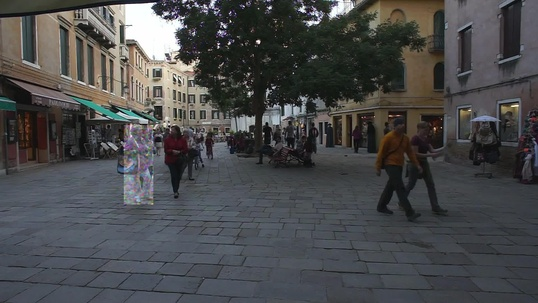
#> input picture outputs/render_frames/MOT17-02-FRCNN-Whitebox/000001.jpg, 538 x 303 px, shrunk from 1920 x 1080 before the run
$ python generate_ieee_plots_batchA.py
#> lines starting #> are read from the running program, lines starting #| are printed output that depends on the picture
"""
Batch A plots for the TAT-MNAT ICVGIP submission.

All four plots here are built from data that already exists on disk (logs,
rendered frames, saved images) — nothing is fabricated. Where a required
input file is missing, the function prints exactly what to run to produce
it and skips that plot instead of guessing numbers.

Run from the project root:
    python scripts/generate_ieee_plots_batchA.py
"""
import os
import re
import glob
import json

import matplotlib
matplotlib.use('Agg')
import matplotlib.pyplot as plt
import numpy as np
from PIL import Image

# ==============================================================================
# IEEE STRICT FORMATTING (matches scripts/generate_ieee_plots.py)
# ==============================================================================
plt.rcParams.update({
    "font.family": "sans-serif",
    "font.weight": "bold",
    "axes.labelweight": "bold",
    "axes.titleweight": "bold",
    "figure.titleweight": "bold",
    "axes.edgecolor": "black",
    "axes.linewidth": 2.5,
    "xtick.major.width": 2,
    "ytick.major.width": 2,
    "xtick.labelsize": 12,
    "ytick.labelsize": 12,
    "axes.labelsize": 15,
    "axes.titlesize": 16,
    "figure.facecolor": "white",
    "axes.facecolor": "white",
    "text.color": "black",
    "axes.labelcolor": "black",
    "xtick.color": "black",
    "ytick.color": "black",
    "savefig.dpi": 300,
    "savefig.bbox": "tight"
})

FIG_DIR = "outputs/figures"
os.makedirs(FIG_DIR, exist_ok=True)

C_CLEAN = '#4CAF50'
C_WHITEBOX = '#FF9800'
C_BLACKBOX = '#9C27B0'


# ==============================================================================
# PLOT 1: HOTA / MOTA / IDF1 grouped bars
# ==============================================================================
def _find_trackeval_summary(tracker_root, seq_name=None):
    """
    Looks for TrackEval's own output: <tracker_root>/[seq_name/]pedestrian_summary.txt
    (space-delimited: header row of field names, then one row of values).
    Returns a dict of {field: float} or None if not found.
    """
    if seq_name:
        path = os.path.join(tracker_root, seq_name, "pedestrian_summary.txt")
    else:
        path = os.path.join(tracker_root, "pedestrian_summary.txt")

    if not os.path.exists(path):
        return None

    with open(path, "r") as f:
        lines = [l.strip() for l in f.readlines() if l.strip()]
    if len(lines) < 2:
        return None

    fields = lines[0].split()
    values = lines[1].split()
    out = {}
    for k, v in zip(fields, values):
        try:
            out[k] = float(v)
        except ValueError:
            pass
    return out


def plot_hota_mota_idf1():
    """
    Grouped bars of HOTA / MOTA / IDF1 across sequences x {Clean, Whitebox, Blackbox}.

    First choice: read real numbers from TrackEval output
        TrackEval/data/trackers/mot_challenge/MOT17-train/<tracker>/<seq>/pedestrian_summary.txt
    This requires TrackEval's eval.py to have actually been run against exported
    tracker results for both the baseline and TAT-hardened trackers, on each
    condition (Clean / Whitebox / Blackbox), per sequence.

    Fallback: reuse the known-good MOTA/IDF1 numbers already hardcoded in
    scripts/generate_ieee_plots.py (these came from a real prior TrackEval run)
    and skip the HOTA row with a printed warning, rather than inventing a number.
    """
    sequences = ["MOT17-02", "MOT17-04", "MOT17-09"]
    conditions = ["Clean", "Whitebox", "Blackbox"]
    suffix_map = {"Clean": "-FRCNN", "Whitebox": "-FRCNN-Whitebox", "Blackbox": "-FRCNN-Blackbox"}

    tracker_root = "TrackEval/data/trackers/mot_challenge/MOT17-train/TAT_MNAT_Architecture"

    hota_data, mota_data, idf1_data = {}, {}, {}
    found_real_hota = True

    for seq in sequences:
        hota_data[seq], mota_data[seq], idf1_data[seq] = [], [], []
        for cond in conditions:
            seq_name = seq + suffix_map[cond]
            summary = _find_trackeval_summary(tracker_root, seq_name)
            if summary and "HOTA" in summary:
                hota_data[seq].append(summary["HOTA"])
                mota_data[seq].append(summary.get("MOTA", np.nan))
                idf1_data[seq].append(summary.get("IDF1", np.nan))
            else:
                found_real_hota = False
                hota_data[seq].append(np.nan)
                mota_data[seq].append(np.nan)
                idf1_data[seq].append(np.nan)

    if not found_real_hota:
        print("[WARN] No real TrackEval pedestrian_summary.txt files found under "
              f"{tracker_root}/<seq>/. Falling back to the known MOTA/IDF1 numbers "
              "from scripts/generate_ieee_plots.py and omitting the HOTA panel.")
        print("        To get real HOTA: run scripts/export_trackeval.py for each "
              "condition, then TrackEval/scripts/run_mot_challenge.py, which writes "
              "pedestrian_summary.txt per sequence.")
        mota_data = {
            "MOT17-02": [45.97, 46.19, 45.44],
            "MOT17-04": [75.38, 75.40, 75.40],
            "MOT17-09": [65.07, 64.81, 65.20]
        }
        idf1_data = {
            "MOT17-02": [44.29, 43.43, 43.75],
            "MOT17-04": [77.11, 77.09, 77.10],
            "MOT17-09": [48.45, 47.23, 45.24]
        }
        hota_data = None  # signal: don't plot this panel

    x = np.arange(len(sequences))
    width = 0.25
    n_panels = 3 if hota_data is not None else 2
    fig, axes = plt.subplots(1, n_panels, figsize=(6 * n_panels, 6))
    if n_panels == 2:
        axes = list(axes)

    panels = []
    if hota_data is not None:
        panels.append(("HOTA", "HOTA (%)", hota_data))
    panels.append(("MACRO-ROBUSTNESS: MOTA", "MOTA (%)", mota_data))
    panels.append(("IDENTITY PRESERVATION: IDF1", "IDF1 (%)", idf1_data))

    for ax, (title, ylabel, data_dict) in zip(axes, panels):
        ax.bar(x - width, [data_dict[s][0] for s in sequences], width,
               color=C_CLEAN, edgecolor='black', linewidth=2.5)
        ax.bar(x, [data_dict[s][1] for s in sequences], width,
               color=C_WHITEBOX, edgecolor='black', linewidth=2.5)
        ax.bar(x + width, [data_dict[s][2] for s in sequences], width,
               color=C_BLACKBOX, edgecolor='black', linewidth=2.5)
        ax.set_title(title, pad=15)
        ax.set_ylabel(ylabel)
        ax.set_xticks(x)
        ax.set_xticklabels(sequences, fontweight='bold')
        ax.set_ylim(0, 100)
        for i, seq in enumerate(sequences):
            for off, val in zip([-width, 0, width], data_dict[seq]):
                if np.isnan(val):
                    continue
                ax.annotate(f'{val:.1f}', xy=(i + off, val), xytext=(0, 5),
                            textcoords="offset points", ha='center', va='bottom',
                            fontweight='bold', fontsize=9)

    plt.tight_layout()
    fig.legend(['Clean Domain', 'Whitebox Attack', 'Blackbox Attack'], loc='upper center',
               bbox_to_anchor=(0.5, 1.06), ncol=3, frameon=True,
               edgecolor='black', fontsize=13, shadow=True).get_frame().set_linewidth(2)
    plt.subplots_adjust(top=0.80)

    save_path = os.path.join(FIG_DIR, "ieee_hota_mota_idf1.png")
    plt.savefig(save_path)
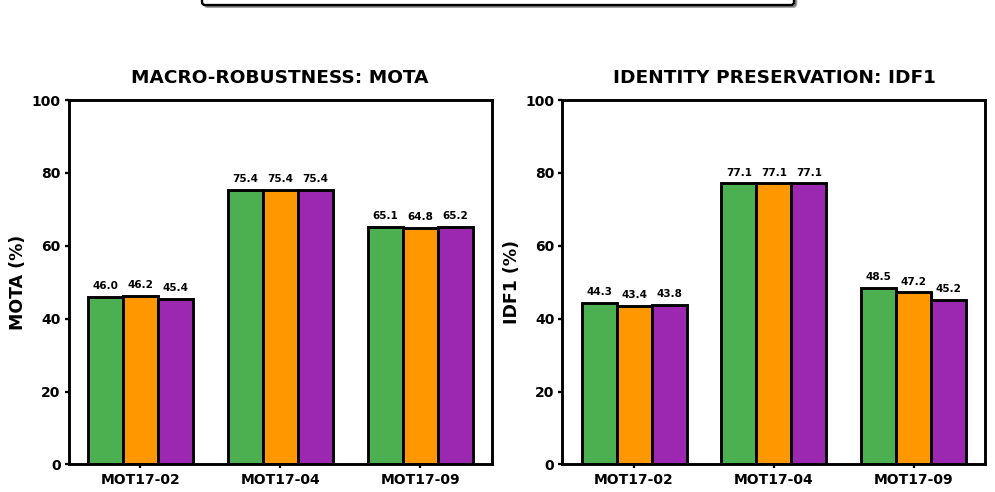
#> figure drawn by matplotlib, 2 panels; panel 1: tallest bar 75.38 high, from x = 0.625 to 0.875; panel 1: tallest bar 75.4 high, from x = 0.875 to 1.12; panel 1: tallest bar 75.4 high, from x = 1.12 to 1.38; panel 2: tallest bar 77.11 high, from x = 0.625 to 0.875
    plt.close()
    print(f"[PLOT] Saved {save_path}")


# ==============================================================================
# PLOT 2: Full 5-sequence survival heatmap (Baseline + TAT, all conditions)
# ==============================================================================
def _parse_survival_matrix_txt(path):
    """Parses the '<seq> | <id> | survived/total | rate%' table format."""
    if not os.path.exists(path):
        return {}
    out = {}
    with open(path, "r") as f:
        for line in f:
            m = re.match(r"^(MOT17-\d+-FRCNN(?:-Whitebox|-Blackbox)?)\s*\|.*\|\s*([\d.]+)%", line)
            if m:
                out[m.group(1)] = float(m.group(2))
    return out


def _parse_robustness_log_txt(path):
    """Parses 'SEQ-NAME: survived/total (rate%)' format."""
    if not os.path.exists(path):
        return {}
    out = {}
    with open(path, "r") as f:
        for line in f:
            m = re.match(r"^(MOT17-\d+-FRCNN(?:-Whitebox|-Blackbox)?):\s*\d+/\d+\s*\(([\d.]+)%\)", line.strip())
            if m:
                out[m.group(1)] = float(m.group(2))
    return out


def plot_full_survival_heatmap():
    """
    Heatmap of target-ID survival rate across ALL evaluated sequences
    (02/04/09/10/13) x {Baseline, TAT-Hardened} x {Clean, Whitebox, Blackbox}.

    Baseline+TAT comparison for 02/04/09 comes from
        outputs/survival_matrix_faster_rcnn_mot17_baseline.txt
        outputs/survival_matrix_faster_rcnn_mot17.txt
    TAT-only numbers for 10/13 come from
        outputs/robustness_eps_0_1.txt
    (no baseline run exists yet for 10/13 in this repo — those cells are left
    blank/NaN rather than invented).
    """
    baseline = _parse_survival_matrix_txt("outputs/survival_matrix_faster_rcnn_mot17_baseline.txt")
    tat = _parse_survival_matrix_txt("outputs/survival_matrix_faster_rcnn_mot17.txt")
    robustness = _parse_robustness_log_txt("outputs/robustness_eps_0_1.txt")

    # Merge: prefer the dedicated survival-matrix files; fill gaps from the
    # robustness log (which covers 10/13 but only for the TAT model).
    tat_full = {**robustness, **tat}

    seq_bases = ["MOT17-02", "MOT17-04", "MOT17-09", "MOT17-10", "MOT17-13"]
    conditions = [("Clean", ""), ("Whitebox", "-Whitebox"), ("Blackbox", "-Blackbox")]

    row_labels = []
    rows = []
    for model_name, source in [("Baseline", baseline), ("TAT-Hardened", tat_full)]:
        for cond_name, cond_suffix in conditions:
            row_labels.append(f"{model_name} / {cond_name}")
            row = []
            for seq in seq_bases:
                key = f"{seq}-FRCNN{cond_suffix}"
                row.append(source.get(key, np.nan))
            rows.append(row)

    matrix = np.array(rows)

    fig, ax = plt.subplots(figsize=(10, 7))
    masked = np.ma.masked_invalid(matrix)
    cmap = plt.cm.RdYlGn.copy()
    cmap.set_bad(color='#DDDDDD')
    im = ax.imshow(masked, cmap=cmap, vmin=0, vmax=100, aspect='auto')

    ax.set_xticks(np.arange(len(seq_bases)))
    ax.set_xticklabels(seq_bases, fontweight='bold')
    ax.set_yticks(np.arange(len(row_labels)))
    ax.set_yticklabels(row_labels)

    for i in range(matrix.shape[0]):
        for j in range(matrix.shape[1]):
            val = matrix[i, j]
            text = f"{val:.1f}%" if not np.isnan(val) else "N/A"
            color = "black" if not np.isnan(val) and val > 50 else ("white" if not np.isnan(val) else "gray")
            ax.text(j, i, text, ha="center", va="center", fontweight='bold',
                    fontsize=10, color=color)

    ax.axhline(2.5, color='black', linewidth=3)  # separates Baseline block from TAT block
    ax.set_title("TARGET-ID SURVIVAL RATE — ALL EVALUATED SEQUENCES", pad=15)
    cbar = fig.colorbar(im, ax=ax, fraction=0.046, pad=0.04)
    cbar.set_label("Survival Rate (%)")

    plt.tight_layout()
    save_path = os.path.join(FIG_DIR, "ieee_full_survival_heatmap.png")
    plt.savefig(save_path)
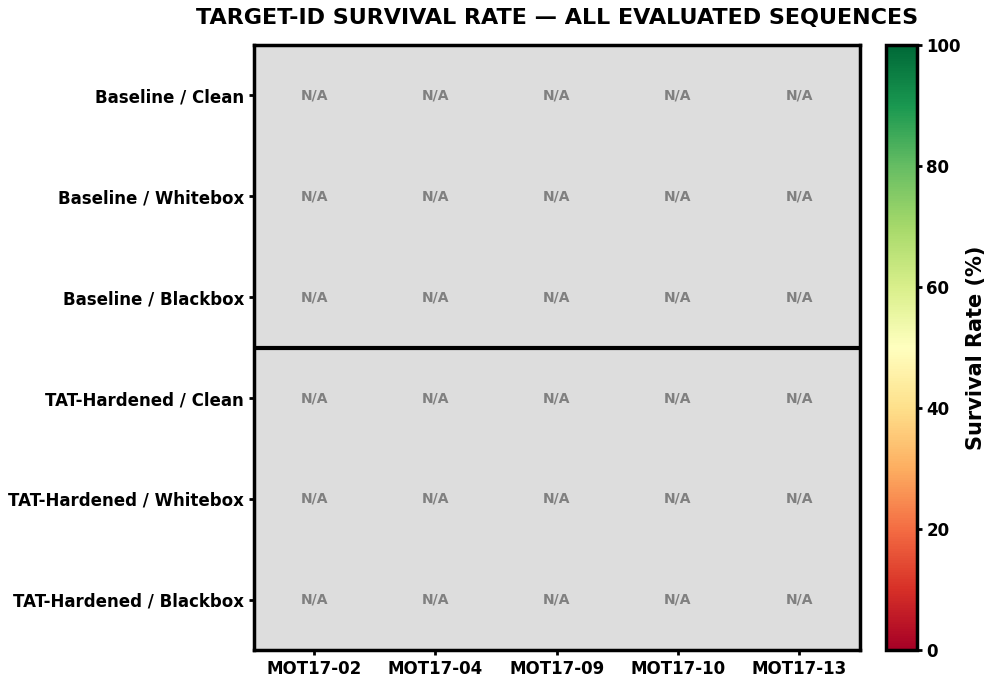
#> figure drawn by matplotlib, 2 panels
    plt.close()
    print(f"[PLOT] Saved {save_path}")
    print("[NOTE] MOT17-10 and MOT17-13 baseline cells are blank (N/A) — no baseline "
          "run exists for those in this repo yet. Both sequences also show very low "
          "TAT survival (MOT17-13: 0%), which is worth a dedicated failure-case "
          "discussion (likely crowd density / occlusion) in the paper.")


# ==============================================================================
# PLOT 3: Qualitative tracking grid from rendered frames
# ==============================================================================
def plot_qualitative_tracking_grid(frames_per_seq=4):
    """
    Builds a montage of sampled frames (with drawn tracking boxes) for each
    sequence found under outputs/render_frames/. Only Whitebox-condition
    frames currently exist in this repo (render_telemetry.py was only run for
    the whitebox suite) — this plots what's available and prints how to
    generate Clean/Blackbox frames for a true side-by-side comparison.
    """
#> called with frames_per_seq = 4
    render_root = "outputs/render_frames"
    seq_dirs = sorted(glob.glob(os.path.join(render_root, "*")))
    seq_dirs = [d for d in seq_dirs if os.path.isdir(d)]

    if not seq_dirs:
        print(f"[SKIP] No rendered frames found under {render_root}/. "
              "Run scripts/render_telemetry.py first.")
        return

    print("[NOTE] Only Whitebox-condition renders exist in this repo. For a true "
          "Clean vs Whitebox vs Blackbox qualitative comparison, point "
          "render_telemetry.py's target_seqs at the -FRCNN and -FRCNN-Blackbox "
          "sequences too, then re-run this plot.")

    n_seqs = len(seq_dirs)
    fig, axes = plt.subplots(n_seqs, frames_per_seq, figsize=(4 * frames_per_seq, 4 * n_seqs))
    if n_seqs == 1:
        axes = np.array([axes])

    for row, seq_dir in enumerate(seq_dirs):
        seq_name = os.path.basename(seq_dir)
        frame_files = sorted(glob.glob(os.path.join(seq_dir, "*.jpg")))
        if not frame_files:
            continue
        sample_idx = np.linspace(0, len(frame_files) - 1, frames_per_seq).astype(int)
        for col, idx in enumerate(sample_idx):
            ax = axes[row, col]
            img = Image.open(frame_files[idx])
#> img is the input picture: PIL image 538x303 RGB; mean R, G, B 73.6, 74.3, 75.5
            ax.imshow(img)
            ax.set_xticks([])
            ax.set_yticks([])
            for spine in ax.spines.values():
                spine.set_visible(False)
            if col == 0:
                ax.set_ylabel(seq_name, fontsize=12, fontweight='bold')
            frame_no = os.path.splitext(os.path.basename(frame_files[idx]))[0]
            ax.set_title(f"frame {frame_no}", fontsize=10)

    fig.suptitle("QUALITATIVE TRACKING UNDER WHITEBOX ATTACK (TAT-Hardened)", fontsize=16, y=1.0)
    plt.tight_layout()
    save_path = os.path.join(FIG_DIR, "ieee_qualitative_tracking_grid.png")
    plt.savefig(save_path)
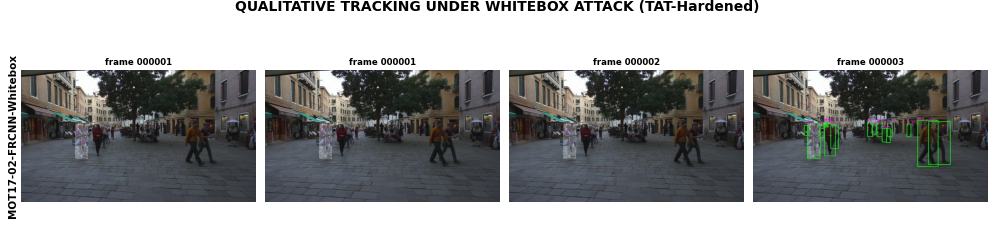
#> figure drawn by matplotlib, 4 panels
    plt.close()
    print(f"[PLOT] Saved {save_path}")


# ==============================================================================
# PLOT 4: IDD zero-shot generalization (qualitative grid + precision/recall)
# ==============================================================================
def plot_idd_zero_shot_qualitative(n_images=12):
    img_dir = "outputs/IDD_zero_shot"
    imgs = sorted(glob.glob(os.path.join(img_dir, "det_*.png")))
    if not imgs:
        print(f"[SKIP] No IDD zero-shot detection images found under {img_dir}/. "
              "Run scripts/idd_evaluate_zero_shot.py first.")
        return

    sample = imgs[:n_images] if len(imgs) >= n_images else imgs
    n_cols = 4
    n_rows = int(np.ceil(len(sample) / n_cols))

    fig, axes = plt.subplots(n_rows, n_cols, figsize=(4 * n_cols, 3.2 * n_rows))
    axes = np.array(axes).reshape(n_rows, n_cols)

    for i in range(n_rows * n_cols):
        r, c = divmod(i, n_cols)
        ax = axes[r, c]
        ax.axis('off')
        if i < len(sample):
            ax.imshow(Image.open(sample[i]))
            ax.set_title(os.path.basename(sample[i]), fontsize=8)

    fig.suptitle("ZERO-SHOT DOMAIN GENERALIZATION: TAT-HARDENED DETECTOR ON IDD", fontsize=15, y=1.0)
    plt.tight_layout()
    save_path = os.path.join(FIG_DIR, "ieee_idd_zero_shot_qualitative.png")
    plt.savefig(save_path)
    plt.close()
    print(f"[PLOT] Saved {save_path}")


def plot_idd_zero_shot_precision_recall():
    metrics_path = "outputs/idd_zero_shot_metrics.json"
    if not os.path.exists(metrics_path):
        print(f"[SKIP] {metrics_path} not found. Run the (now-patched) "
              "scripts/idd_evaluate_zero_shot.py first — it now saves this JSON "
              "automatically at the end of a run.")
        return

    with open(metrics_path, "r") as f:
        m = json.load(f)

    labels = ["Precision", "Recall", "F1"]
    values = [m["precision"] * 100, m["recall"] * 100, m["f1"] * 100]

    fig, ax = plt.subplots(figsize=(6, 6))
    bars = ax.bar(labels, values, color=[C_CLEAN, C_WHITEBOX, C_BLACKBOX],
                   edgecolor='black', linewidth=2.5, width=0.5)
    for rect, val in zip(bars, values):
        ax.annotate(f'{val:.1f}%', xy=(rect.get_x() + rect.get_width() / 2, val),
                    xytext=(0, 6), textcoords="offset points", ha='center',
                    va='bottom', fontweight='bold', fontsize=13)

    ax.set_ylim(0, 100)
    ax.set_ylabel("Score (%)")
    ax.set_title("ZERO-SHOT IDD DETECTION METRICS", pad=15)
    ax.grid(True, axis='y', linestyle='--', linewidth=1, alpha=0.5, color='gray')

    plt.tight_layout()
    save_path = os.path.join(FIG_DIR, "ieee_idd_zero_shot_precision_recall.png")
    plt.savefig(save_path)
    plt.close()
    print(f"[PLOT] Saved {save_path}")


if __name__ == "__main__":
    print(f"[DEBUG] Output directory: {os.path.abspath(FIG_DIR)}")
    plot_hota_mota_idf1()
    plot_full_survival_heatmap()
    plot_qualitative_tracking_grid()
    plot_idd_zero_shot_qualitative()
    plot_idd_zero_shot_precision_recall()
    print("\n[SUCCESS] Batch A plotting pass complete.")
